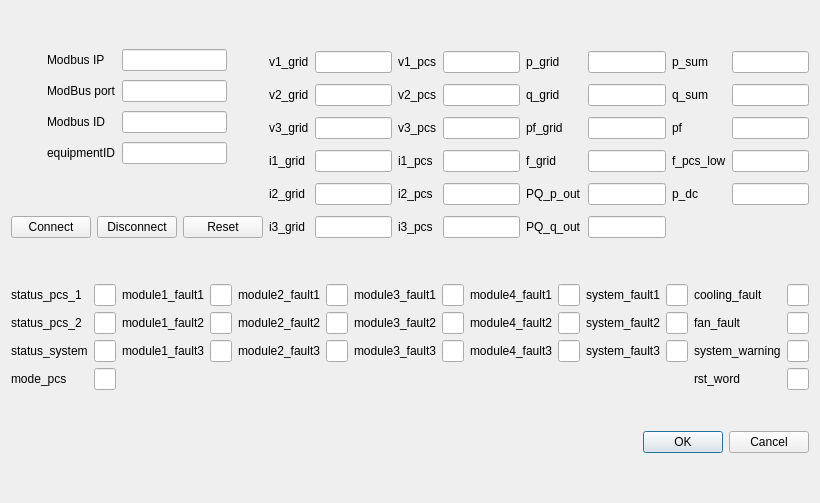
<?xml version="1.0" encoding="UTF-8"?>
<ui version="4.0">
 <class>PCSLink</class>
 <widget class="QDialog" name="PCSLink">
  <property name="geometry">
   <rect>
    <x>0</x>
    <y>0</y>
    <width>791</width>
    <height>503</height>
   </rect>
  </property>
  <property name="windowTitle">
   <string>Dialog</string>
  </property>
  <layout class="QGridLayout" name="gridLayout_5" rowstretch="5,1,5,0">
   <item row="0" column="0">
    <layout class="QGridLayout" name="gridLayout">
     <item row="1" column="3">
      <spacer name="horizontalSpacer_2">
       <property name="orientation">
        <enum>Qt::Horizontal</enum>
       </property>
       <property name="sizeHint" stdset="0">
        <size>
         <width>40</width>
         <height>20</height>
        </size>
       </property>
      </spacer>
     </item>
     <item row="1" column="2">
      <widget class="QLineEdit" name="lineEdit_2"/>
     </item>
     <item row="1" column="0">
      <spacer name="horizontalSpacer">
       <property name="orientation">
        <enum>Qt::Horizontal</enum>
       </property>
       <property name="sizeHint" stdset="0">
        <size>
         <width>40</width>
         <height>20</height>
        </size>
       </property>
      </spacer>
     </item>
     <item row="2" column="2">
      <widget class="QLineEdit" name="lineEdit_3"/>
     </item>
     <item row="0" column="2">
      <widget class="QLineEdit" name="lineEdit"/>
     </item>
     <item row="3" column="2">
      <widget class="QLineEdit" name="lineEdit_4"/>
     </item>
     <item row="2" column="1">
      <widget class="QLabel" name="label_3">
       <property name="text">
        <string>Modbus ID</string>
       </property>
      </widget>
     </item>
     <item row="0" column="1">
      <widget class="QLabel" name="label">
       <property name="text">
        <string>Modbus IP</string>
       </property>
      </widget>
     </item>
     <item row="1" column="1">
      <widget class="QLabel" name="label_2">
       <property name="text">
        <string>ModBus port</string>
       </property>
      </widget>
     </item>
     <item row="3" column="1">
      <widget class="QLabel" name="label_4">
       <property name="text">
        <string>equipmentID</string>
       </property>
      </widget>
     </item>
    </layout>
   </item>
   <item row="0" column="1" rowspan="2">
    <layout class="QGridLayout" name="gridLayout_2">
     <item row="3" column="3">
      <widget class="QLineEdit" name="lineEdit_18">
       <property name="alignment">
        <set>Qt::AlignCenter</set>
       </property>
      </widget>
     </item>
     <item row="3" column="7">
      <widget class="QLineEdit" name="lineEdit_24">
       <property name="alignment">
        <set>Qt::AlignCenter</set>
       </property>
      </widget>
     </item>
     <item row="4" column="0">
      <widget class="QLabel" name="label_9">
       <property name="text">
        <string>i2_grid</string>
       </property>
      </widget>
     </item>
     <item row="1" column="5">
      <widget class="QLineEdit" name="lineEdit_12">
       <property name="alignment">
        <set>Qt::AlignCenter</set>
       </property>
      </widget>
     </item>
     <item row="3" column="2">
      <widget class="QLabel" name="label_18">
       <property name="text">
        <string>i1_pcs</string>
       </property>
      </widget>
     </item>
     <item row="3" column="1">
      <widget class="QLineEdit" name="lineEdit_8">
       <property name="alignment">
        <set>Qt::AlignCenter</set>
       </property>
      </widget>
     </item>
     <item row="2" column="2">
      <widget class="QLabel" name="label_17">
       <property name="text">
        <string>v3_pcs</string>
       </property>
      </widget>
     </item>
     <item row="3" column="4">
      <widget class="QLabel" name="label_14">
       <property name="text">
        <string>f_grid</string>
       </property>
      </widget>
     </item>
     <item row="2" column="3">
      <widget class="QLineEdit" name="lineEdit_17">
       <property name="alignment">
        <set>Qt::AlignCenter</set>
       </property>
      </widget>
     </item>
     <item row="3" column="6">
      <widget class="QLabel" name="label_24">
       <property name="text">
        <string>f_pcs_low</string>
       </property>
      </widget>
     </item>
     <item row="0" column="2">
      <widget class="QLabel" name="label_15">
       <property name="text">
        <string>v1_pcs</string>
       </property>
      </widget>
     </item>
     <item row="2" column="1">
      <widget class="QLineEdit" name="lineEdit_7">
       <property name="alignment">
        <set>Qt::AlignCenter</set>
       </property>
      </widget>
     </item>
     <item row="2" column="6">
      <widget class="QLabel" name="label_23">
       <property name="text">
        <string>pf</string>
       </property>
      </widget>
     </item>
     <item row="1" column="6">
      <widget class="QLabel" name="label_22">
       <property name="text">
        <string>q_sum</string>
       </property>
      </widget>
     </item>
     <item row="3" column="5">
      <widget class="QLineEdit" name="lineEdit_14">
       <property name="alignment">
        <set>Qt::AlignCenter</set>
       </property>
      </widget>
     </item>
     <item row="5" column="1">
      <widget class="QLineEdit" name="lineEdit_10">
       <property name="alignment">
        <set>Qt::AlignCenter</set>
       </property>
      </widget>
     </item>
     <item row="5" column="2">
      <widget class="QLabel" name="label_20">
       <property name="text">
        <string>i3_pcs</string>
       </property>
      </widget>
     </item>
     <item row="1" column="4">
      <widget class="QLabel" name="label_12">
       <property name="text">
        <string>q_grid</string>
       </property>
      </widget>
     </item>
     <item row="2" column="7">
      <widget class="QLineEdit" name="lineEdit_23">
       <property name="alignment">
        <set>Qt::AlignCenter</set>
       </property>
      </widget>
     </item>
     <item row="0" column="4">
      <widget class="QLabel" name="label_11">
       <property name="text">
        <string>p_grid</string>
       </property>
      </widget>
     </item>
     <item row="4" column="3">
      <widget class="QLineEdit" name="lineEdit_19">
       <property name="alignment">
        <set>Qt::AlignCenter</set>
       </property>
      </widget>
     </item>
     <item row="0" column="6">
      <widget class="QLabel" name="label_21">
       <property name="text">
        <string>p_sum</string>
       </property>
      </widget>
     </item>
     <item row="0" column="0">
      <widget class="QLabel" name="label_5">
       <property name="text">
        <string>v1_grid</string>
       </property>
      </widget>
     </item>
     <item row="2" column="0">
      <widget class="QLabel" name="label_7">
       <property name="text">
        <string>v3_grid</string>
       </property>
      </widget>
     </item>
     <item row="0" column="3">
      <widget class="QLineEdit" name="lineEdit_15">
       <property name="alignment">
        <set>Qt::AlignCenter</set>
       </property>
      </widget>
     </item>
     <item row="3" column="0">
      <widget class="QLabel" name="label_8">
       <property name="text">
        <string>i1_grid</string>
       </property>
      </widget>
     </item>
     <item row="2" column="4">
      <widget class="QLabel" name="label_13">
       <property name="text">
        <string>pf_grid</string>
       </property>
      </widget>
     </item>
     <item row="1" column="0">
      <widget class="QLabel" name="label_6">
       <property name="text">
        <string>v2_grid</string>
       </property>
      </widget>
     </item>
     <item row="1" column="2">
      <widget class="QLabel" name="label_16">
       <property name="text">
        <string>v2_pcs</string>
       </property>
      </widget>
     </item>
     <item row="4" column="7">
      <widget class="QLineEdit" name="lineEdit_25">
       <property name="alignment">
        <set>Qt::AlignCenter</set>
       </property>
      </widget>
     </item>
     <item row="0" column="5">
      <widget class="QLineEdit" name="lineEdit_11">
       <property name="alignment">
        <set>Qt::AlignCenter</set>
       </property>
      </widget>
     </item>
     <item row="0" column="1">
      <widget class="QLineEdit" name="lineEdit_5">
       <property name="alignment">
        <set>Qt::AlignCenter</set>
       </property>
      </widget>
     </item>
     <item row="5" column="3">
      <widget class="QLineEdit" name="lineEdit_20">
       <property name="alignment">
        <set>Qt::AlignCenter</set>
       </property>
      </widget>
     </item>
     <item row="4" column="2">
      <widget class="QLabel" name="label_19">
       <property name="text">
        <string>i2_pcs</string>
       </property>
      </widget>
     </item>
     <item row="2" column="5">
      <widget class="QLineEdit" name="lineEdit_13">
       <property name="alignment">
        <set>Qt::AlignCenter</set>
       </property>
      </widget>
     </item>
     <item row="0" column="7">
      <widget class="QLineEdit" name="lineEdit_21">
       <property name="alignment">
        <set>Qt::AlignCenter</set>
       </property>
      </widget>
     </item>
     <item row="4" column="6">
      <widget class="QLabel" name="label_25">
       <property name="text">
        <string>p_dc</string>
       </property>
      </widget>
     </item>
     <item row="1" column="3">
      <widget class="QLineEdit" name="lineEdit_16">
       <property name="alignment">
        <set>Qt::AlignCenter</set>
       </property>
      </widget>
     </item>
     <item row="1" column="7">
      <widget class="QLineEdit" name="lineEdit_22">
       <property name="alignment">
        <set>Qt::AlignCenter</set>
       </property>
      </widget>
     </item>
     <item row="1" column="1">
      <widget class="QLineEdit" name="lineEdit_6">
       <property name="alignment">
        <set>Qt::AlignCenter</set>
       </property>
      </widget>
     </item>
     <item row="4" column="1">
      <widget class="QLineEdit" name="lineEdit_9">
       <property name="alignment">
        <set>Qt::AlignCenter</set>
       </property>
      </widget>
     </item>
     <item row="5" column="0">
      <widget class="QLabel" name="label_10">
       <property name="text">
        <string>i3_grid</string>
       </property>
      </widget>
     </item>
     <item row="4" column="4">
      <widget class="QLabel" name="label_49">
       <property name="text">
        <string>PQ_p_out</string>
       </property>
      </widget>
     </item>
     <item row="5" column="4">
      <widget class="QLabel" name="label_50">
       <property name="text">
        <string>PQ_q_out</string>
       </property>
      </widget>
     </item>
     <item row="4" column="5">
      <widget class="QLineEdit" name="lineEdit_49">
       <property name="alignment">
        <set>Qt::AlignCenter</set>
       </property>
      </widget>
     </item>
     <item row="5" column="5">
      <widget class="QLineEdit" name="lineEdit_50">
       <property name="alignment">
        <set>Qt::AlignCenter</set>
       </property>
      </widget>
     </item>
    </layout>
   </item>
   <item row="1" column="0">
    <layout class="QGridLayout" name="gridLayout_4">
     <item row="0" column="1">
      <widget class="QPushButton" name="pushButton_2">
       <property name="text">
        <string>Disconnect</string>
       </property>
      </widget>
     </item>
     <item row="0" column="0">
      <widget class="QPushButton" name="pushButton">
       <property name="text">
        <string>Connect</string>
       </property>
      </widget>
     </item>
     <item row="0" column="2">
      <widget class="QPushButton" name="pushButton_3">
       <property name="text">
        <string>Reset</string>
       </property>
      </widget>
     </item>
    </layout>
   </item>
   <item row="2" column="0" colspan="2">
    <layout class="QGridLayout" name="gridLayout_3">
     <item row="2" column="9">
      <widget class="QLineEdit" name="lineEdit_41">
       <property name="alignment">
        <set>Qt::AlignCenter</set>
       </property>
      </widget>
     </item>
     <item row="1" column="6">
      <widget class="QLabel" name="label_37">
       <property name="text">
        <string>module3_fault2</string>
       </property>
      </widget>
     </item>
     <item row="0" column="5">
      <widget class="QLineEdit" name="lineEdit_33">
       <property name="alignment">
        <set>Qt::AlignCenter</set>
       </property>
      </widget>
     </item>
     <item row="1" column="4">
      <widget class="QLabel" name="label_34">
       <property name="text">
        <string>module2_fault2</string>
       </property>
      </widget>
     </item>
     <item row="2" column="3">
      <widget class="QLineEdit" name="lineEdit_32">
       <property name="alignment">
        <set>Qt::AlignCenter</set>
       </property>
      </widget>
     </item>
     <item row="1" column="9">
      <widget class="QLineEdit" name="lineEdit_40">
       <property name="alignment">
        <set>Qt::AlignCenter</set>
       </property>
      </widget>
     </item>
     <item row="0" column="3">
      <widget class="QLineEdit" name="lineEdit_30">
       <property name="alignment">
        <set>Qt::AlignCenter</set>
       </property>
      </widget>
     </item>
     <item row="1" column="12">
      <widget class="QLabel" name="label_46">
       <property name="text">
        <string>fan_fault</string>
       </property>
      </widget>
     </item>
     <item row="0" column="4">
      <widget class="QLabel" name="label_33">
       <property name="text">
        <string>module2_fault1</string>
       </property>
      </widget>
     </item>
     <item row="2" column="7">
      <widget class="QLineEdit" name="lineEdit_38">
       <property name="alignment">
        <set>Qt::AlignCenter</set>
       </property>
      </widget>
     </item>
     <item row="1" column="0">
      <widget class="QLabel" name="label_27">
       <property name="text">
        <string>status_pcs_2</string>
       </property>
      </widget>
     </item>
     <item row="0" column="2">
      <widget class="QLabel" name="label_30">
       <property name="text">
        <string>module1_fault1</string>
       </property>
      </widget>
     </item>
     <item row="2" column="2">
      <widget class="QLabel" name="label_32">
       <property name="text">
        <string>module1_fault3</string>
       </property>
      </widget>
     </item>
     <item row="0" column="10">
      <widget class="QLabel" name="label_42">
       <property name="text">
        <string>system_fault1</string>
       </property>
      </widget>
     </item>
     <item row="3" column="1">
      <widget class="QLineEdit" name="lineEdit_29">
       <property name="alignment">
        <set>Qt::AlignCenter</set>
       </property>
      </widget>
     </item>
     <item row="2" column="0">
      <widget class="QLabel" name="label_28">
       <property name="text">
        <string>status_system</string>
       </property>
      </widget>
     </item>
     <item row="0" column="12">
      <widget class="QLabel" name="label_45">
       <property name="text">
        <string>cooling_fault</string>
       </property>
      </widget>
     </item>
     <item row="2" column="6">
      <widget class="QLabel" name="label_38">
       <property name="text">
        <string>module3_fault3</string>
       </property>
      </widget>
     </item>
     <item row="2" column="11">
      <widget class="QLineEdit" name="lineEdit_44">
       <property name="alignment">
        <set>Qt::AlignCenter</set>
       </property>
      </widget>
     </item>
     <item row="2" column="12">
      <widget class="QLabel" name="label_47">
       <property name="text">
        <string>system_warning</string>
       </property>
      </widget>
     </item>
     <item row="2" column="4">
      <widget class="QLabel" name="label_35">
       <property name="text">
        <string>module2_fault3</string>
       </property>
      </widget>
     </item>
     <item row="0" column="8">
      <widget class="QLabel" name="label_39">
       <property name="text">
        <string>module4_fault1</string>
       </property>
      </widget>
     </item>
     <item row="1" column="1">
      <widget class="QLineEdit" name="lineEdit_27">
       <property name="alignment">
        <set>Qt::AlignCenter</set>
       </property>
      </widget>
     </item>
     <item row="2" column="8">
      <widget class="QLabel" name="label_41">
       <property name="text">
        <string>module4_fault3</string>
       </property>
      </widget>
     </item>
     <item row="0" column="1">
      <widget class="QLineEdit" name="lineEdit_26">
       <property name="alignment">
        <set>Qt::AlignCenter</set>
       </property>
      </widget>
     </item>
     <item row="0" column="9">
      <widget class="QLineEdit" name="lineEdit_39">
       <property name="alignment">
        <set>Qt::AlignCenter</set>
       </property>
      </widget>
     </item>
     <item row="1" column="11">
      <widget class="QLineEdit" name="lineEdit_43">
       <property name="alignment">
        <set>Qt::AlignCenter</set>
       </property>
      </widget>
     </item>
     <item row="0" column="6">
      <widget class="QLabel" name="label_36">
       <property name="text">
        <string>module3_fault1</string>
       </property>
      </widget>
     </item>
     <item row="1" column="5">
      <widget class="QLineEdit" name="lineEdit_34">
       <property name="alignment">
        <set>Qt::AlignCenter</set>
       </property>
      </widget>
     </item>
     <item row="1" column="2">
      <widget class="QLabel" name="label_31">
       <property name="text">
        <string>module1_fault2</string>
       </property>
      </widget>
     </item>
     <item row="0" column="11">
      <widget class="QLineEdit" name="lineEdit_42">
       <property name="alignment">
        <set>Qt::AlignCenter</set>
       </property>
      </widget>
     </item>
     <item row="2" column="1">
      <widget class="QLineEdit" name="lineEdit_28">
       <property name="alignment">
        <set>Qt::AlignCenter</set>
       </property>
      </widget>
     </item>
     <item row="1" column="10">
      <widget class="QLabel" name="label_43">
       <property name="text">
        <string>system_fault2</string>
       </property>
      </widget>
     </item>
     <item row="2" column="5">
      <widget class="QLineEdit" name="lineEdit_35">
       <property name="alignment">
        <set>Qt::AlignCenter</set>
       </property>
      </widget>
     </item>
     <item row="3" column="0">
      <widget class="QLabel" name="label_29">
       <property name="text">
        <string>mode_pcs</string>
       </property>
      </widget>
     </item>
     <item row="0" column="0">
      <widget class="QLabel" name="label_26">
       <property name="text">
        <string>status_pcs_1</string>
       </property>
      </widget>
     </item>
     <item row="1" column="7">
      <widget class="QLineEdit" name="lineEdit_37">
       <property name="alignment">
        <set>Qt::AlignCenter</set>
       </property>
      </widget>
     </item>
     <item row="2" column="10">
      <widget class="QLabel" name="label_44">
       <property name="text">
        <string>system_fault3</string>
       </property>
      </widget>
     </item>
     <item row="0" column="7">
      <widget class="QLineEdit" name="lineEdit_36">
       <property name="alignment">
        <set>Qt::AlignCenter</set>
       </property>
      </widget>
     </item>
     <item row="3" column="12">
      <widget class="QLabel" name="label_48">
       <property name="text">
        <string>rst_word</string>
       </property>
      </widget>
     </item>
     <item row="1" column="8">
      <widget class="QLabel" name="label_40">
       <property name="text">
        <string>module4_fault2</string>
       </property>
      </widget>
     </item>
     <item row="1" column="3">
      <widget class="QLineEdit" name="lineEdit_31">
       <property name="alignment">
        <set>Qt::AlignCenter</set>
       </property>
      </widget>
     </item>
     <item row="0" column="13">
      <widget class="QLineEdit" name="lineEdit_45">
       <property name="alignment">
        <set>Qt::AlignCenter</set>
       </property>
      </widget>
     </item>
     <item row="1" column="13">
      <widget class="QLineEdit" name="lineEdit_46">
       <property name="alignment">
        <set>Qt::AlignCenter</set>
       </property>
      </widget>
     </item>
     <item row="2" column="13">
      <widget class="QLineEdit" name="lineEdit_47">
       <property name="alignment">
        <set>Qt::AlignCenter</set>
       </property>
      </widget>
     </item>
     <item row="3" column="13">
      <widget class="QLineEdit" name="lineEdit_48">
       <property name="alignment">
        <set>Qt::AlignCenter</set>
       </property>
      </widget>
     </item>
    </layout>
   </item>
   <item row="3" column="0" colspan="2">
    <widget class="QDialogButtonBox" name="buttonBox">
     <property name="orientation">
      <enum>Qt::Horizontal</enum>
     </property>
     <property name="standardButtons">
      <set>QDialogButtonBox::Cancel|QDialogButtonBox::Ok</set>
     </property>
    </widget>
   </item>
  </layout>
 </widget>
 <resources/>
 <connections>
  <connection>
   <sender>buttonBox</sender>
   <signal>accepted()</signal>
   <receiver>PCSLink</receiver>
   <slot>accept()</slot>
   <hints>
    <hint type="sourcelabel">
     <x>248</x>
     <y>254</y>
    </hint>
    <hint type="destinationlabel">
     <x>157</x>
     <y>274</y>
    </hint>
   </hints>
  </connection>
  <connection>
   <sender>buttonBox</sender>
   <signal>rejected()</signal>
   <receiver>PCSLink</receiver>
   <slot>reject()</slot>
   <hints>
    <hint type="sourcelabel">
     <x>316</x>
     <y>260</y>
    </hint>
    <hint type="destinationlabel">
     <x>286</x>
     <y>274</y>
    </hint>
   </hints>
  </connection>
 </connections>
</ui>
